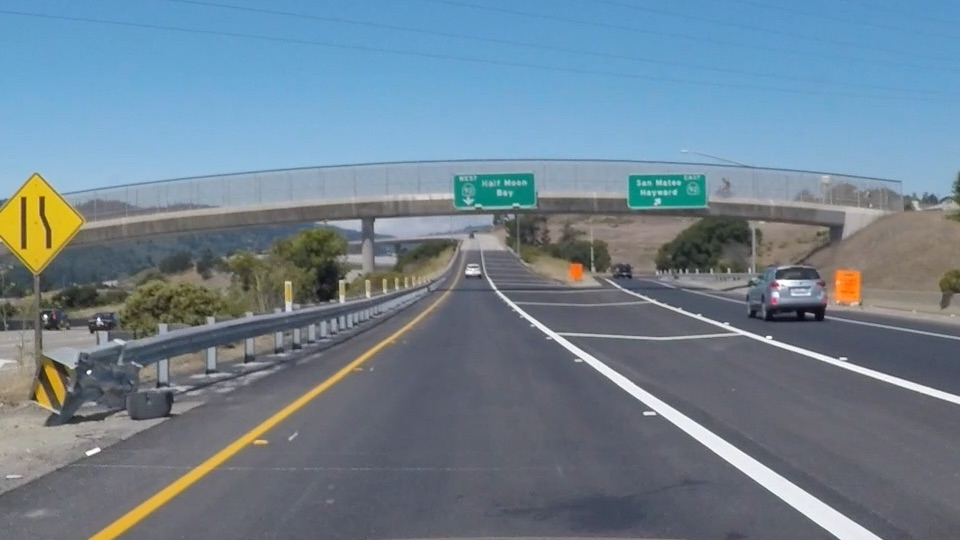
#> input picture images/exit-ramp.jpg, 960 x 540 px
$ python hough_transform.py
#> lines starting #> are read from the running program, lines starting #| are printed output that depends on the picture; after the words box and inside, x2 and y2 are one past the last pixel; in counts of white or black regions, pixels touching at a corner belong together
import matplotlib.pyplot as plt
import matplotlib.image as mpimg
import numpy as np
import cv2


# Read in and grayscale the image
image = mpimg.imread('images/exit-ramp.jpg')
#> image is the input picture: shape (540, 960, 3); mean R, G, B 111.3, 130.2, 144.4
gray = cv2.cvtColor(image,cv2.COLOR_RGB2GRAY)
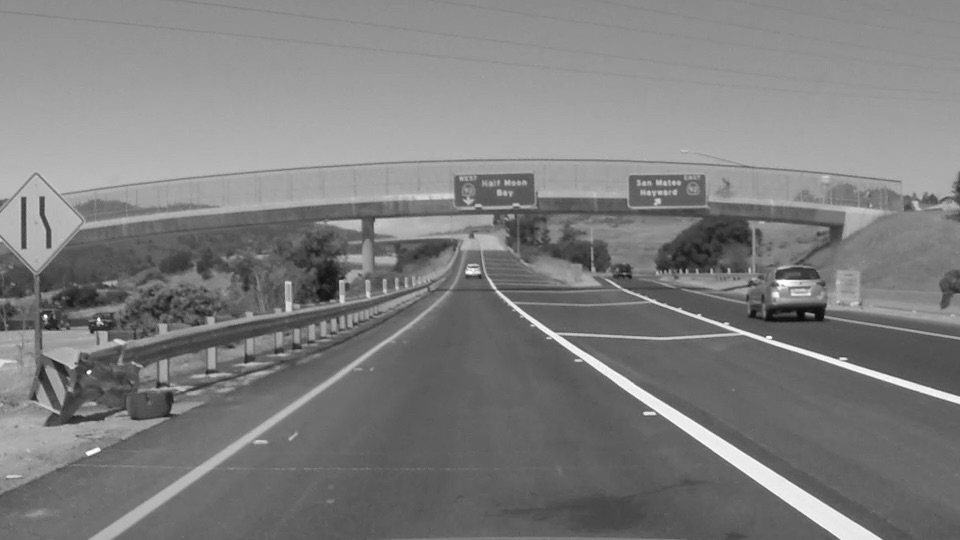
#> gray: shape (540, 960); min 7, max 255, mean 126.2

# Define a kernel size and apply Gaussian smoothing
kernel_size = 5
blur_gray = cv2.GaussianBlur(gray,(kernel_size, kernel_size),0)

# Define our parameters for Canny and apply
low_threshold = 50
high_threshold = 150
edges = cv2.Canny(blur_gray, low_threshold, high_threshold)
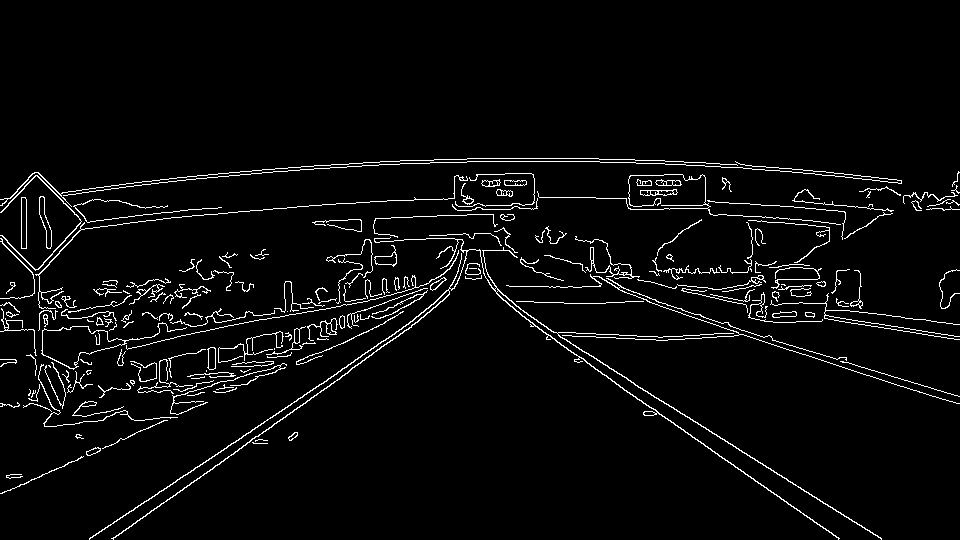
#> edges: shape (540, 960); 3.8% white in thin lines or dots, all inside (x1, y1, x2, y2) = (0, 158, 960, 540)

# Next we'll create a masked edges image using cv2.fillPoly()
mask = np.zeros_like(edges)
ignore_mask_color = 255

# This time we are defining a four sided polygon to mask
imshape = image.shape
#> imshape = (540, 960, 3)
vertices = np.array([[(0,imshape[0]),(450, 290), (490, 290), (imshape[1],imshape[0])]], dtype=np.int32)
cv2.fillPoly(mask, vertices, ignore_mask_color)
#> mask: shape (540, 960); 24.2% white; 1 white region, box (x1, y1, x2, y2) and area: (1, 290, 960, 540) 125210
masked_edges = cv2.bitwise_and(edges, mask)
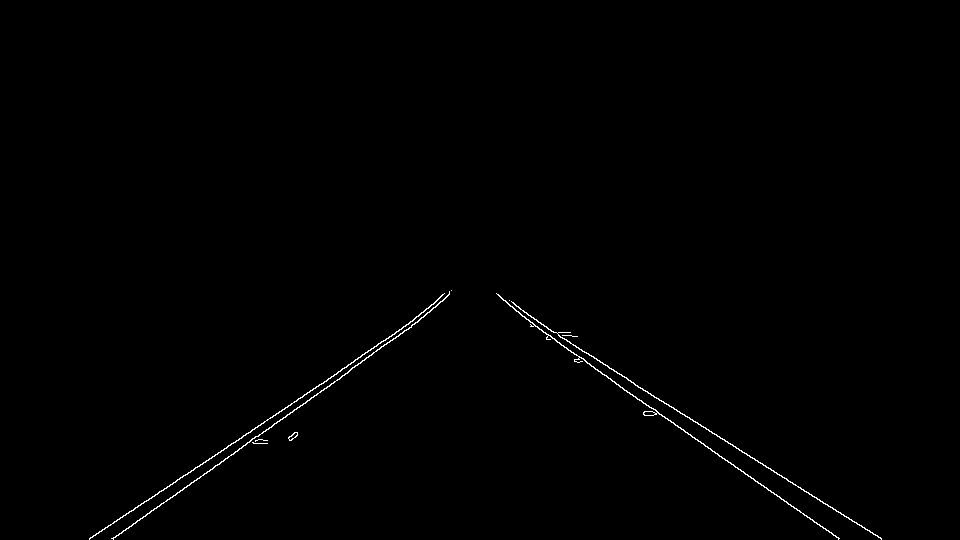
#> masked_edges: shape (540, 960); 0.49% white in thin lines or dots, all inside (x1, y1, x2, y2) = (89, 290, 882, 540)

# Define the Hough transform parameters
# Make a blank the same size as our image to draw on
rho = 1 # distance resolution in pixels of the Hough grid
theta = np.pi/180 # angular resolution in radians of the Hough grid
threshold = 15     # minimum number of votes (intersections in Hough grid cell)
min_line_length = 40 #minimum number of pixels making up a line
max_line_gap = 20    # maximum gap in pixels between connectable line segments
line_image = np.copy(image)*0 # creating a blank to draw lines on
#> line_image: shape (540, 960, 3); every value is 0

# Run Hough on edge detected image
# Output "lines" is an array containing endpoints of detected line segments
lines = cv2.HoughLinesP(masked_edges, rho, theta, threshold, np.array([]),
                            min_line_length, max_line_gap)
#> lines = 17 rows, first 6: [522, 316, 839, 538], [548, 329, 880, 537], [628, 380, 881, 538], [215, 465, 371, 355], [133, 510, 401, 329], [112, 538, 339, 379]

# Iterate over the output "lines" and draw lines on a blank image
for line in lines:
    for x1,y1,x2,y2 in line:
        cv2.line(line_image,(x1,y1),(x2,y2),(255,0,0),10)
#> this loop made 17 passes
#> line on passes 1 to 12: [[522, 316, 839, 538]], [[548, 329, 880, 537]], [[628, 380, 881, 538]], [[215, 465, 371, 355]], [[133, 510, 401, 329]], [[112, 538, 339, 379]], [[89, 538, 195, 467]], [[543, 332, 838, 539]], [[342, 375, 418, 321]], [[362, 354, 438, 304]], [[499, 296, 557, 333]], [[538, 322, 627, 378]]
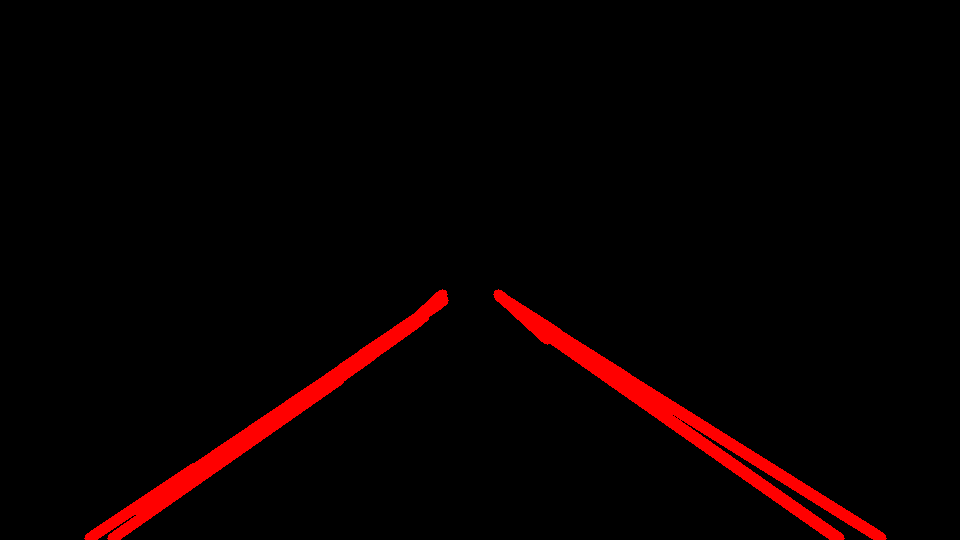
#> line_image: shape (540, 960, 3); mean R, G, B 8.6, 0, 0

# Create a "color" binary image to combine with line image
color_edges = np.dstack((edges, edges, edges))

# Draw the lines on the edge image
lines_edges = cv2.addWeighted(color_edges, 0.8, line_image, 1, 0)
plt.imshow(lines_edges)
x = [vertices[0][0][0], vertices[0][1][0], vertices[0][2][0], vertices[0][3][0], vertices[0][0][0]]
#> x = [0, 450, 490, 960, 0]
y = [vertices[0][0][1], vertices[0][1][1], vertices[0][2][1], vertices[0][3][1], vertices[0][0][1]]
#> y = [540, 290, 290, 540, 540]
plt.plot(x, y, 'b--', lw=2)
plt.show()
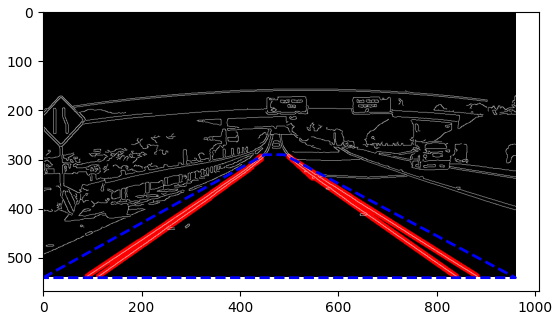
#> figure drawn by matplotlib, 1 panel

real_image_lines = cv2.addWeighted(image, 0.8, line_image, 1, 0)
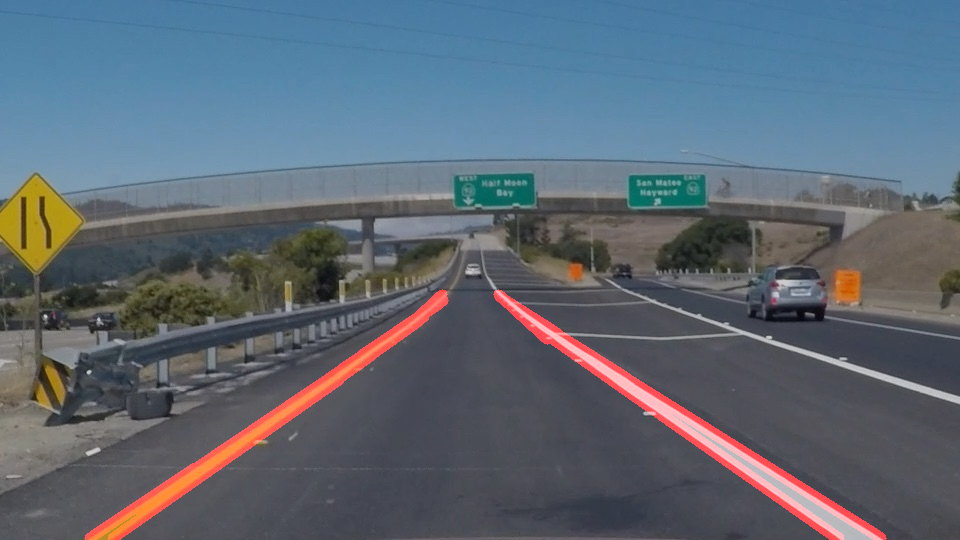
#> real_image_lines: shape (540, 960, 3); mean R, G, B 93.4, 104.1, 115.5
plt.imshow(real_image_lines)
plt.plot(x, y, 'b--', lw=2)
plt.show()
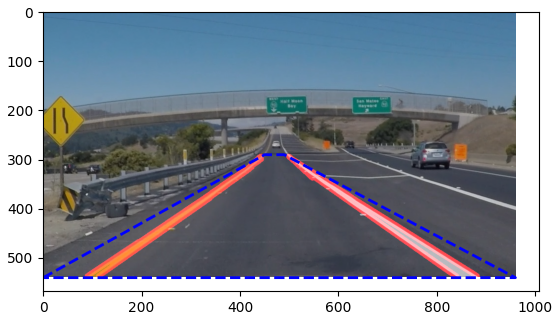
#> figure drawn by matplotlib, 1 panel
